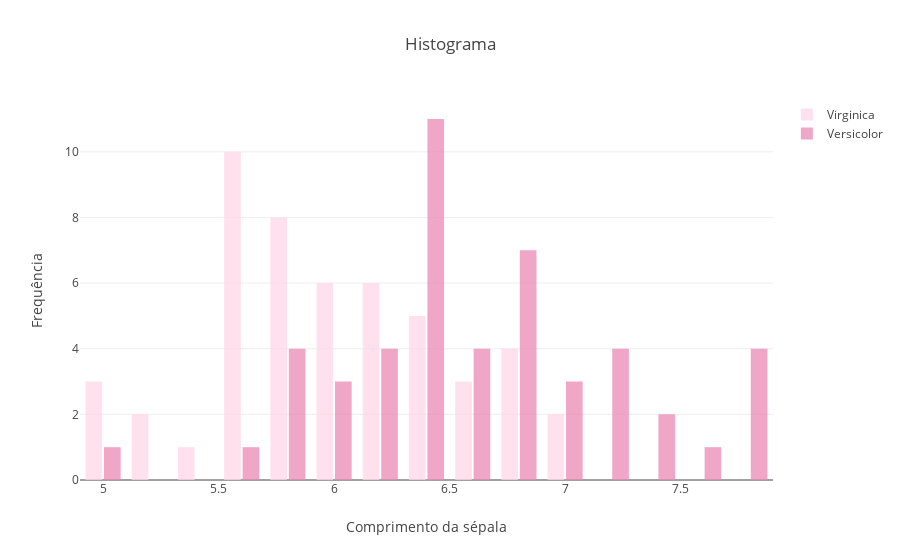

Here is the notebook cell this chart was saved with:
### Code cell
trace1 = go.Histogram(
    x=x0,
    histnorm='count',
    name='Virginica',
    xbins=dict(
        start=np.min(x0),
        end=np.max(x0),
        size=0.2
    ),
    marker=dict(
        color='#FFD7E9',
    ),
    opacity=0.75
)
trace2 = go.Histogram(
    x=x1,
    name='Versicolor',
    xbins=dict(
        start=np.min(x1),
        end=np.max(x1),
        size=0.2
    ),
    marker=dict(
        color='#EB89B5'
    ),
    opacity=0.75
)
data = [trace1, trace2]

layout = go.Layout(
    title='Histograma',
    xaxis=dict(
        title='Comprimento da sépala'
    ),
    yaxis=dict(
        title='Frequência'
    ),
    bargap=0.2,
    bargroupgap=0.1
)
fig = go.Figure(data=data, layout=layout)
py.iplot(fig, filename='styled histogram')

### Figure 1 — Plotly figure (JSON) as saved in the notebook; plotly's stock layout.template omitted (floating-point values rounded to 4 significant figures)
{"data": [{"histnorm": "count", "marker": {"color": "#FFD7E9"}, "name": "Virginica", "opacity": 0.75, "type": "histogram", "x": [7, 6.4, 6.9, 5.5, 6.5, 5.7, 6.3, 4.9, 6.6, 5.2, 5, 5.9, 6, 6.1, 5.6, 6.7, 5.6, 5.8, 6.2, 5.6, 5.9, 6.1, 6.3, 6.1, 6.4, 6.6, 6.8, 6.7, 6, 5.7, 5.5, 5.5, 5.8, 6, 5.4, 6, 6.7, 6.3, 5.6, 5.5, 5.5, 6.1, 5.8, 5, 5.6, 5.7, 5.7, 6.2, 5.1, 5.7], "xbins": {"end": 7, "size": 0.2, "start": 4.9}}, {"marker": {"color": "#EB89B5"}, "name": "Versicolor", "opacity": 0.75, "type": "histogram", "x": [6.3, 5.8, 7.1, 6.3, 6.5, 7.6, 4.9, 7.3, 6.7, 7.2, 6.5, 6.4, 6.8, 5.7, 5.8, 6.4, 6.5, 7.7, 7.7, 6, 6.9, 5.6, 7.7, 6.3, 6.7, 7.2, 6.2, 6.1, 6.4, 7.2, 7.4, 7.9, 6.4, 6.3, 6.1, 7.7, 6.3, 6.4, 6, 6.9, 6.7, 6.9, 5.8, 6.8, 6.7, 6.7, 6.3, 6.5, 6.2, 5.9], "xbins": {"end": 7.9, "size": 0.2, "start": 4.9}}], "layout": {"bargap": 0.2, "bargroupgap": 0.1, "title": "Histograma", "xaxis": {"title": "Comprimento da sépala"}, "yaxis": {"title": "Frequência"}}}
